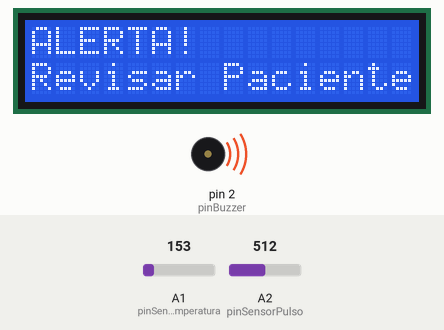
Recording of a sketch running on a simulated Arduino Uno, built with avr-gcc and run on an emulated ATmega328P. On the bench: 16×2 character LCD, buzzer (waves = sounding). The inputs (shaded band) are chosen by the test bench; at power-on: A1 (pinSensorTemperatura) = 153, A2 (pinSensorPulso) = 512. What the sketch prints to the serial monitor is not drawn.

Above: at 1.2 s.
1.3 s: A1 (pinSensorTemperatura) set to 181
At 2.0 s:
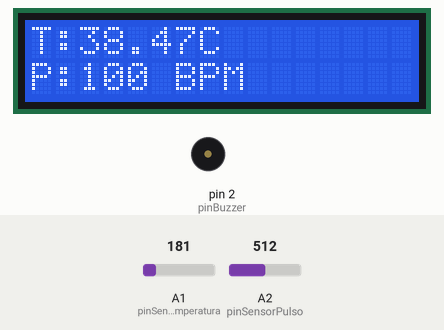
3.0 s: A2 (pinSensorPulso) set to 716
At 3.8 s:
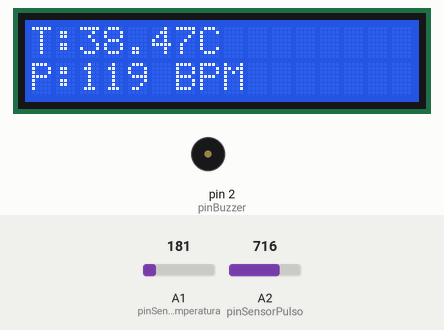
4.5 s: A1 (pinSensorTemperatura) set to 191
At 7.4 s:
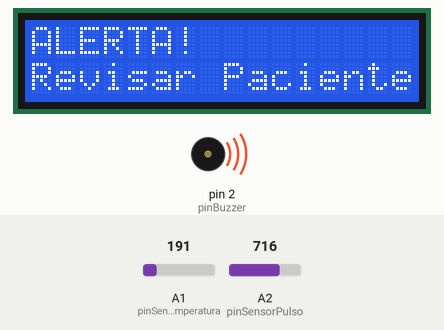
7.5 s: A2 (pinSensorPulso) set to 511
10.5 s: A1 (pinSensorTemperatura) set to 114
13.5 s: A1 (pinSensorTemperatura) set to 175
At 16.2 s:
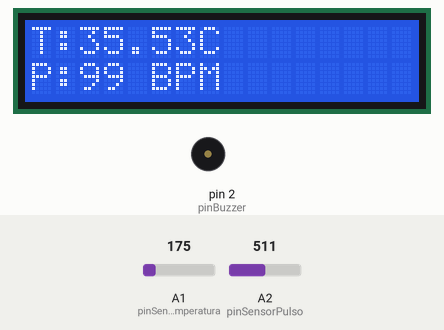
Timing chart, 0 to 17.7 s (numbered marks = the images above; inputs shaded):
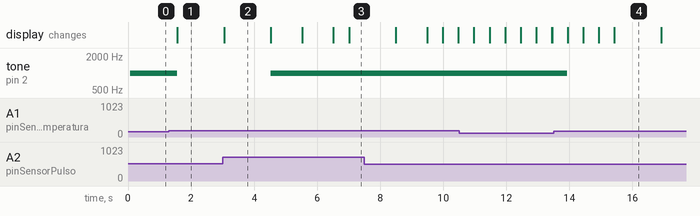

The sketch:

MonitorRTOS.ino
```cpp
#include <Arduino_FreeRTOS.h>
#include <queue.h>
#include <LiquidCrystal.h>

const byte pinSensorTemperatura = A1;
const byte pinSensorPulso = A2;
const byte pinBuzzer = 2;

LiquidCrystal lcd(8, 9, 4, 5, 6, 7);
QueueHandle_t colaSensores;
QueueHandle_t colaProcesamiento;

typedef struct {
  int temperatura;
  int pulso;
} DatosSensores;

typedef struct {
  float temperatura;
  int pulso;
  bool alerta;
} DatosProcesados;

void TareaAdquisicion(void *pvParameters);
void TareaProcesamiento(void *pvParameters);
void TareaSalida(void *pvParameters);

void setup() {
  Serial.begin(9600);

  pinMode(pinSensorTemperatura, INPUT);
  pinMode(pinSensorPulso, INPUT);
  pinMode(pinBuzzer, OUTPUT);
  noTone(pinBuzzer);

  lcd.begin(16, 2);

  colaSensores = xQueueCreate(5, sizeof(DatosSensores));
  colaProcesamiento = xQueueCreate(5, sizeof(DatosProcesados));

  if (!colaSensores || !colaProcesamiento) {
    lcd.clear();
    lcd.print("Error Sistema");
    while (true);
  } else {
    lcd.clear();
    lcd.print("Sistema");
    lcd.setCursor(0,1);
    lcd.print("Monitoreo");

    xTaskCreate(TareaAdquisicion, "Adquisicion", 128, NULL, 3, NULL);
    xTaskCreate(TareaProcesamiento, "Procesamiento", 128, NULL, 2, NULL);
    xTaskCreate(TareaSalida, "Salida", 128, NULL, 1, NULL);
  }
}

void loop() {}

void clasificarSignosVitales(float temperatura, int pulso, bool &alerta) {
  alerta = false;
  if(temperatura < 35 || temperatura > 39.5) {
    alerta = true;
  }
  if(pulso > 0 && (pulso < 60 || pulso > 120)) {
    alerta = true;
  }
}

void TareaAdquisicion(void *pvParameters) {
  DatosSensores datos;
  for(;;) {
    int lectura = analogRead(pinSensorTemperatura);
    int lecturaPulso = analogRead(pinSensorPulso);
    datos.temperatura = lectura;
    datos.pulso = map(lecturaPulso, 0, 1023, 50, 150); // Simulación de pulso basado en la lectura del sensor
    xQueueSend(colaSensores,&datos,portMAX_DELAY);
    vTaskDelay(pdMS_TO_TICKS(500));
  }
}

void TareaProcesamiento(void *pvParameters) {
  DatosSensores datosEntrada;
  DatosProcesados datosSalida;
  for(;;) {
    if(xQueueReceive(colaSensores, &datosEntrada, portMAX_DELAY) == pdPASS) {
      float voltaje = (datosEntrada.temperatura * 5.0) / 1023.0;
      datosSalida.temperatura = (voltaje - 0.5) * 100.0;
      datosSalida.pulso = datosEntrada.pulso;
      clasificarSignosVitales(datosSalida.temperatura, datosSalida.pulso, datosSalida.alerta);
      xQueueSend(colaProcesamiento, &datosSalida, portMAX_DELAY);
    }
  }
}

void TareaSalida(void *pvParameters) {
  DatosProcesados datos;
  for(;;) {
    if(xQueueReceive(colaProcesamiento, &datos, portMAX_DELAY) == pdPASS) {
      Serial.print("Temp: ");
      Serial.print(datos.temperatura);
      Serial.print(" C ");

      Serial.print("Pulso: ");
      Serial.print(datos.pulso);

      Serial.print(" BPM ");
      Serial.print("Alerta: ");
      Serial.println(datos.alerta);

      if(datos.alerta) {
        Serial.println("***** ALERTA MEDICA *****");
        tone(pinBuzzer,1000);
        lcd.clear();
        lcd.setCursor(0,0);
        lcd.print("ALERTA!");

        lcd.setCursor(0,1);
        lcd.print("Revisar Paciente");
    } else {
        noTone(pinBuzzer);
        lcd.clear();
        lcd.setCursor(0,0);
        lcd.print("T:");
        lcd.print(datos.temperatura);

        lcd.print("C");
        lcd.setCursor(0,1);

        lcd.print("P:");
        lcd.print(datos.pulso);
        lcd.print(" BPM");
      }
    }
  }
}
```

Measured:
- the behaviour switches between 173 and 174 on A1 (pinSensorTemperatura) (found by bisection; images 0 and 1)
- after the input at 1.3 s, tone on pin 2 (pinBuzzer): 1000 Hz → silent after 0.26 s; the display: changes after 0.26 s (image 1)
- after the input at 3.0 s, the display: changes after 0.05 s (image 2)
- after the input at 4.5 s, tone on pin 2 (pinBuzzer): silent → 1000 Hz at once; the display: changes at once (image 3)
- after the input at 13.5 s, tone on pin 2 (pinBuzzer): 1000 Hz → silent after 0.44 s; the display: first differs from a run without the input after 0.45 s (image 4)
